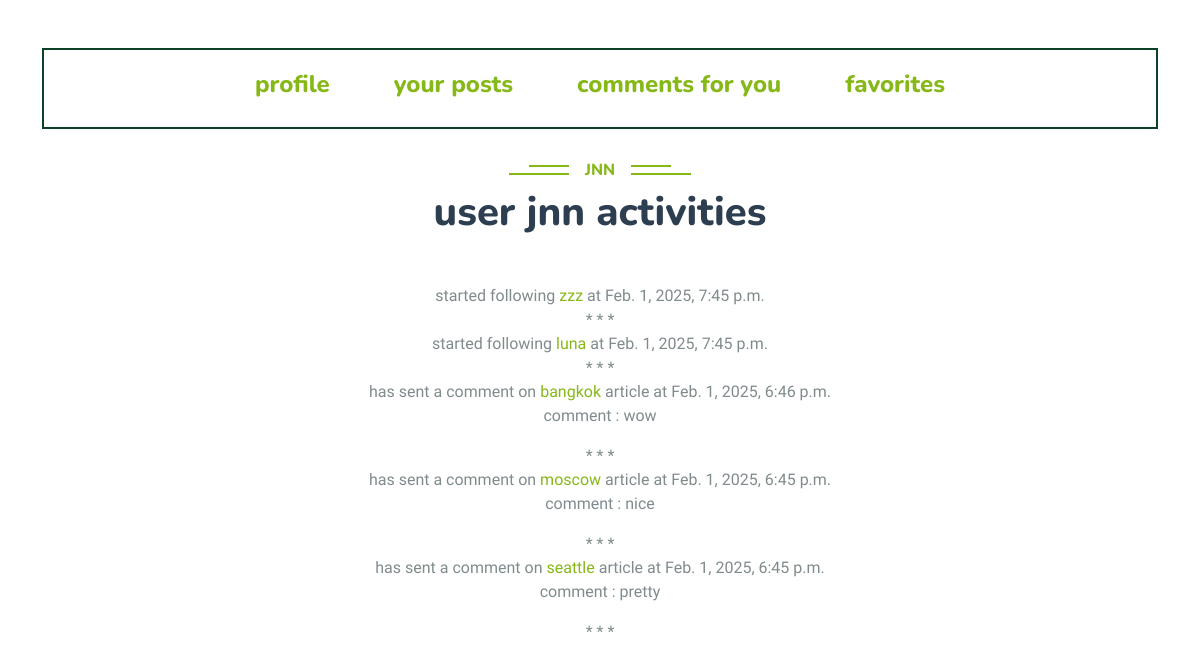
The page /recent-activities/jnn on the database its author committed.
### user_module/models.py (models this page shows, shortened)
class User(AbstractUser):
    phone = models.IntegerField(verbose_name='your number', null=True, blank=True)
    email_active_code = models.CharField(max_length=100)
    following = models.ManyToManyField('self', through='Contact', related_name='followers', symmetrical=False)
    class Meta:
        verbose_name = 'user'
        verbose_name_plural = 'users'

class Contact(models.Model):
    user_from = models.ForeignKey(User, related_name='rel_from_set', on_delete=models.CASCADE)
    user_to = models.ForeignKey(User, related_name='rel_to_set', on_delete=models.CASCADE)
    created = models.DateTimeField(auto_now_add=True)

### article_module/models.py (models this page shows, shortened)
class ArticleComments(models.Model):
    article = models.ForeignKey(Article, on_delete=models.CASCADE, related_name='article_comments')
    user = models.ForeignKey(User, on_delete=models.CASCADE)
    text = models.TextField()
    created = models.DateTimeField(auto_now=True)
    display = models.BooleanField(default=False)

class Article(models.Model):
    title = models.CharField(max_length=50)
    city = models.CharField(max_length=50)
    reading_duration = models.IntegerField()
    image = models.ImageField(upload_to='articles_pic', null=True, blank=True)
    author = models.ForeignKey(User, on_delete=models.CASCADE, related_name='article_author')
    short_description = models.CharField(max_length=100)
    text = models.TextField()
    create_date = models.DateTimeField(auto_now_add=True, null=True, blank=True)
    slug = models.SlugField(null=True)
    categories = models.ManyToManyField(ArticleCategory)
    is_active = models.BooleanField(default=True)

### profile_module/views.py (the view)
# urls.py: path('recent-activities/<pk>', views.recent_activities, name='recent-activities-page'),
def recent_activities(request, pk):
    user: User = User.objects.get(username=pk)
    comments = ArticleComments.objects.filter(user_id=user.id).all()
    following = Contact.objects.filter(user_from=user.id).all()
    all_activities = sorted([*comments, *following], key=attrgetter('created'), reverse=True)
    context = {'user': user, 'comments': comments, 'following': following, 'all_activities': all_activities}
    return render(request, 'profile/recent-activities.html', context)

### profile_module/templates/profile/recent-activities.html (shortened to what this page needs)
{% extends 'base.html' %}
{% block content %}
    <div class="container-xxl py-5">
        <div class="container">
            {% include 'profile/components/profile-menu-component.html' %}
            <br>
            <div class="text-center wow fadeInUp" data-wow-delay="0.1s"
                 style="visibility: visible; animation-delay: 0.1s; animation-name: fadeInUp;">
                <h6 class="section-title bg-white text-center text-primary px-3">{{ user.username }}</h6>
                <h1 class="mb-5">user {{ user.username }} activities</h1>
                {% for activity in all_activities %}
                    <div>
                        {% if activity.user_to %}
                            started following
                            <a href="{% url 'user-info' activity.user_to.username %}">{{ activity.user_to.username }}</a>
                            at {{ activity.created }}
                        {% endif %}
                        {% if activity.article.title %}
                            has sent a comment on
                            <a href="{% url 'article-detail-page' activity.article.id %}">{{ activity.article.title }}</a>
                            article at {{ activity.created }}
                            <p>comment : {{ activity.text }}</p>
                        {% endif %}
                    </div>
                    <span>* * *</span>
                {% endfor %}
            </div>
        </div>
    </div>
{% endblock %}

### static/css/style.css (style rules this page uses)
:root { --primary: #86B817; --secondary: #FE8800; --light: #F5F5F5; --dark: #14141F; }
.section-title { position: relative; display: inline-block; text-transform: uppercase; }
.section-title::before { position: absolute; content: ""; width: calc(100% + 80px); height: 2px; top: 4px; left: -40px; background: var(--primary); z-index: -1; }
.section-title::after { position: absolute; content: ""; width: calc(100% + 120px); height: 2px; bottom: 5px; left: -60px; background: var(--primary); z-index: -1; }

### rows shown on the page
User: username "JNN", username "jnn"
Contact: user_to.username "zzz", created "Feb. 1, 2025, 7:45 p.m."
Contact: user_to.username "luna", created "Feb. 1, 2025, 7:45 p.m."
ArticleComments: article "bangkok", created "Feb. 1, 2025, 6:46 p.m.", text "wow"
ArticleComments: article "moscow", created "Feb. 1, 2025, 6:45 p.m.", text "nice"
ArticleComments: article "seattle", created "Feb. 1, 2025, 6:45 p.m.", text "pretty"
